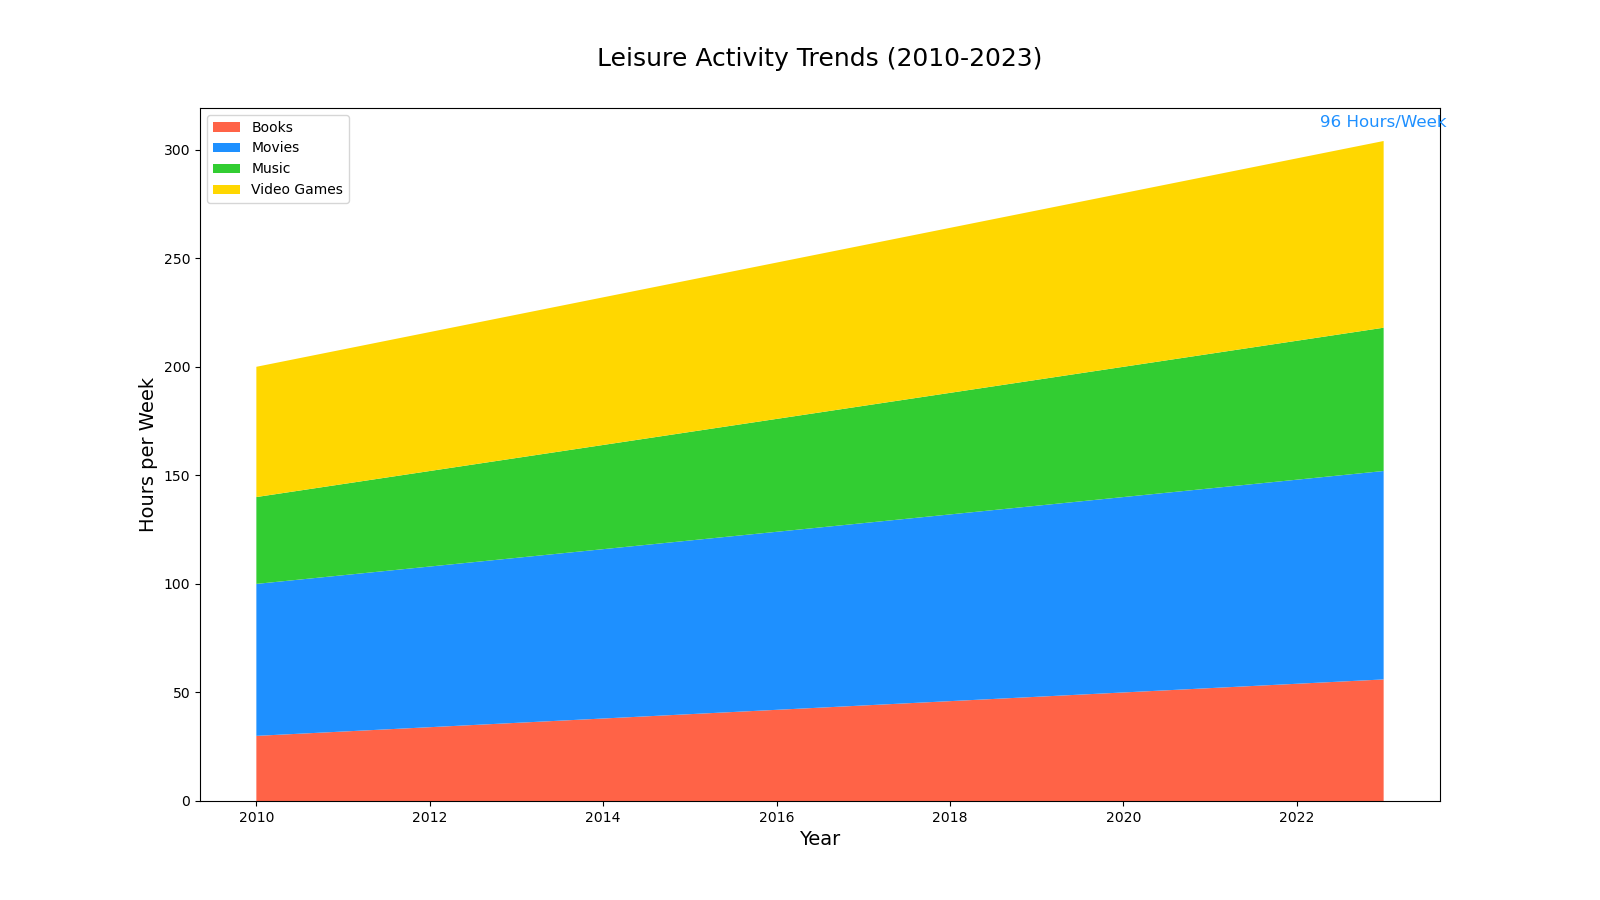

This figure's Python source:

import matplotlib.pyplot as plt

# Data for each year
years = list(range(2010, 2024))
books = [30, 32, 34, 36, 38, 40, 42, 44, 46, 48, 50, 52, 54, 56]
movies = [70, 72, 74, 76, 78, 80, 82, 84, 86, 88, 90, 92, 94, 96]
music = [40, 42, 44, 46, 48, 50, 52, 54, 56, 58, 60, 62, 64, 66]
video_games = [60, 62, 64, 66, 68, 70, 72, 74, 76, 78, 80, 82, 84, 86]

# Creating a stacked area chart
plt.figure(figsize=(16, 9))
plt.stackplot(years, books, movies, music, video_games, colors=['#FF6347', '#1E90FF', '#32CD32', '#FFD700'])

# Adding labels and title
plt.title('Leisure Activity Trends (2010-2023)', fontsize=18, pad=30)
plt.xlabel('Year', fontsize=14)
plt.ylabel('Hours per Week', fontsize=14)

# Adding a legend
plt.legend(['Books', 'Movies', 'Music', 'Video Games'], loc='upper left')

# Annotating the last data point for Movies
plt.annotate(f'{movies[-1]} Hours/Week',
             (years[-1], sum([books[-1], movies[-1], music[-1], video_games[-1]])),
             textcoords="offset points",
             xytext=(0,10),
             ha='center',
             fontsize=12,
             color='#1E90FF')

plt.show()
